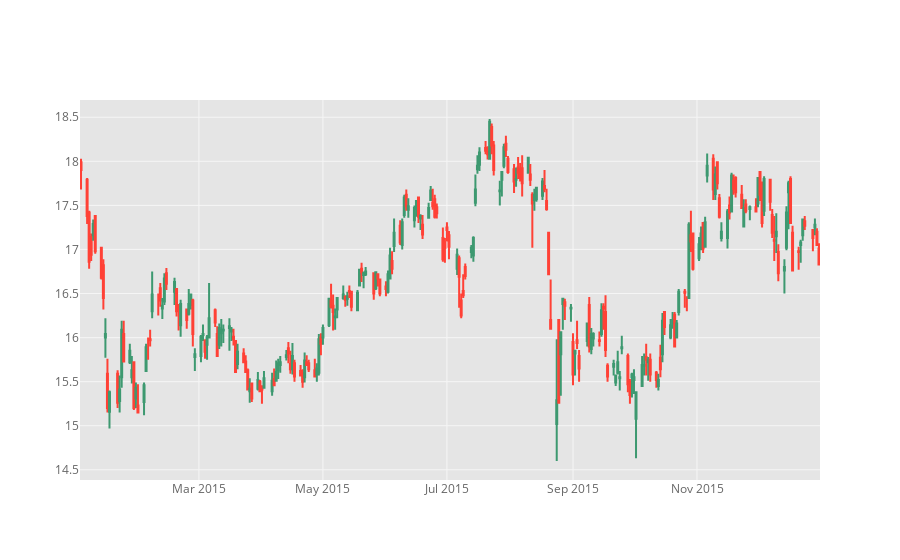

Notebook code for this chart:
### Markdown cell above
** Use .iplot(kind='candle) to create a candle plot of Bank of America's stock from Jan 1st 2015 to Jan 1st 2016.**

### Code cell
BAC.loc[list(map(lambda x:x.year==2015,BAC.index)),['Open', 'High', 'Low', 'Close']].iplot(kind='candle')

### Figure 1 — Plotly figure (JSON) as saved in the notebook; plotly's stock layout.template omitted (floating-point values rounded to 4 significant figures; data arrays with more than 128 entries replaced by an {"elided": "..."} marker saying what was removed)
{"data": [{"close": {"elided": "252 float values"}, "high": {"elided": "252 float values"}, "low": {"elided": "252 float values"}, "open": {"elided": "252 float values"}, "showlegend": false, "type": "candlestick", "x": {"elided": "252 str values"}, "yaxis": "y2"}], "layout": {"legend": {"bgcolor": "#FFFFFF", "font": {"color": "#666666"}}, "paper_bgcolor": "#FFFFFF", "plot_bgcolor": "#E5E5E5", "title": {"font": {"color": "#151516"}}, "xaxis": {"gridcolor": "#F6F6F6", "rangeslider": {"visible": false}, "showgrid": true, "tickfont": {"color": "#666666"}, "title": {"font": {"color": "#666666"}, "text": ""}, "zerolinecolor": "#F6F6F6"}, "yaxis": {"gridcolor": "#F6F6F6", "showgrid": true, "showticklabels": false, "tickfont": {"color": "#666666"}, "title": {"font": {"color": "#666666"}, "text": ""}, "zerolinecolor": "#F6F6F6"}, "yaxis2": {"gridcolor": "#F6F6F6", "showgrid": true, "tickfont": {"color": "#666666"}, "title": {"font": {"color": "#666666"}, "text": ""}, "zerolinecolor": "#F6F6F6"}}}
